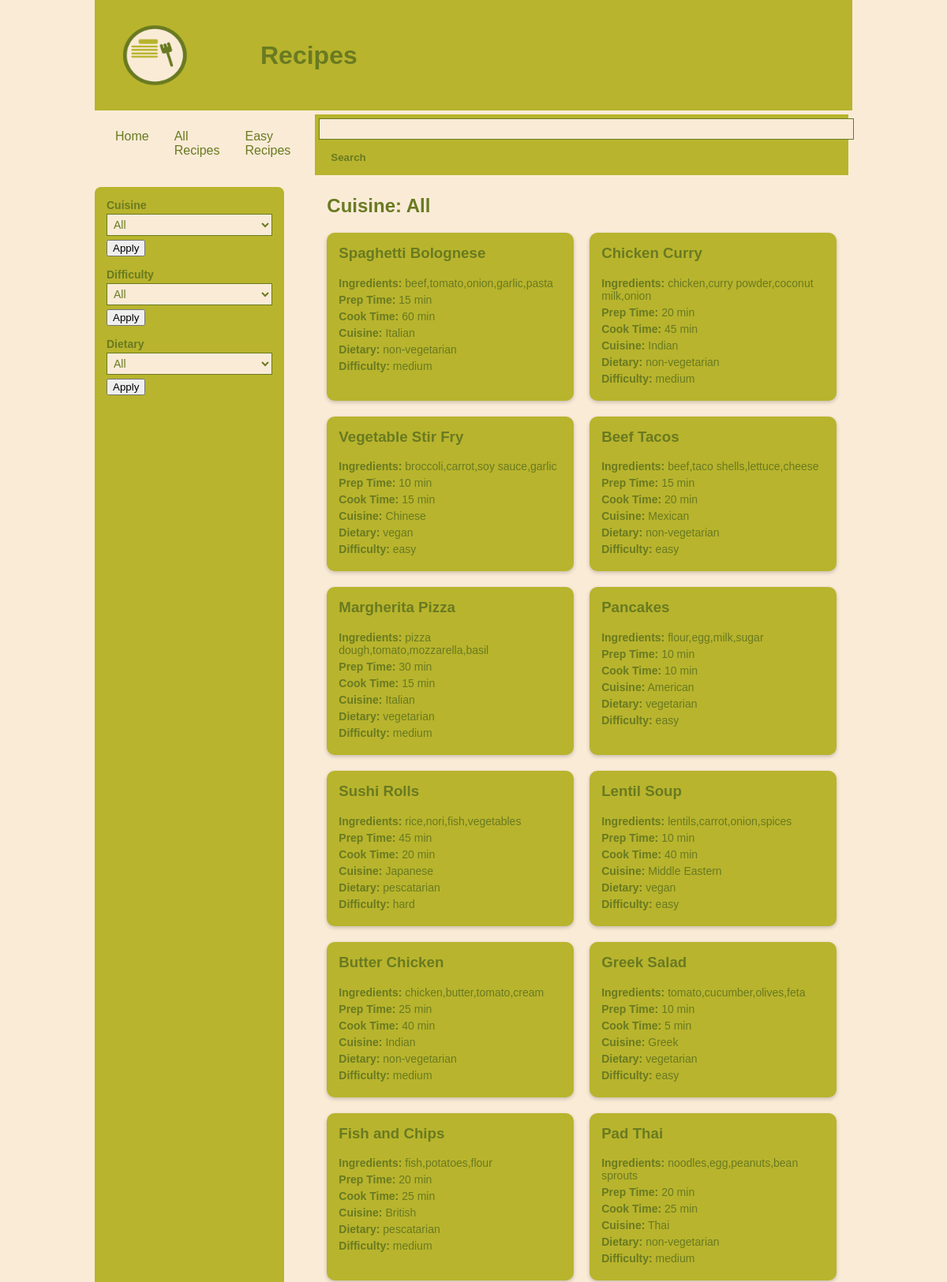
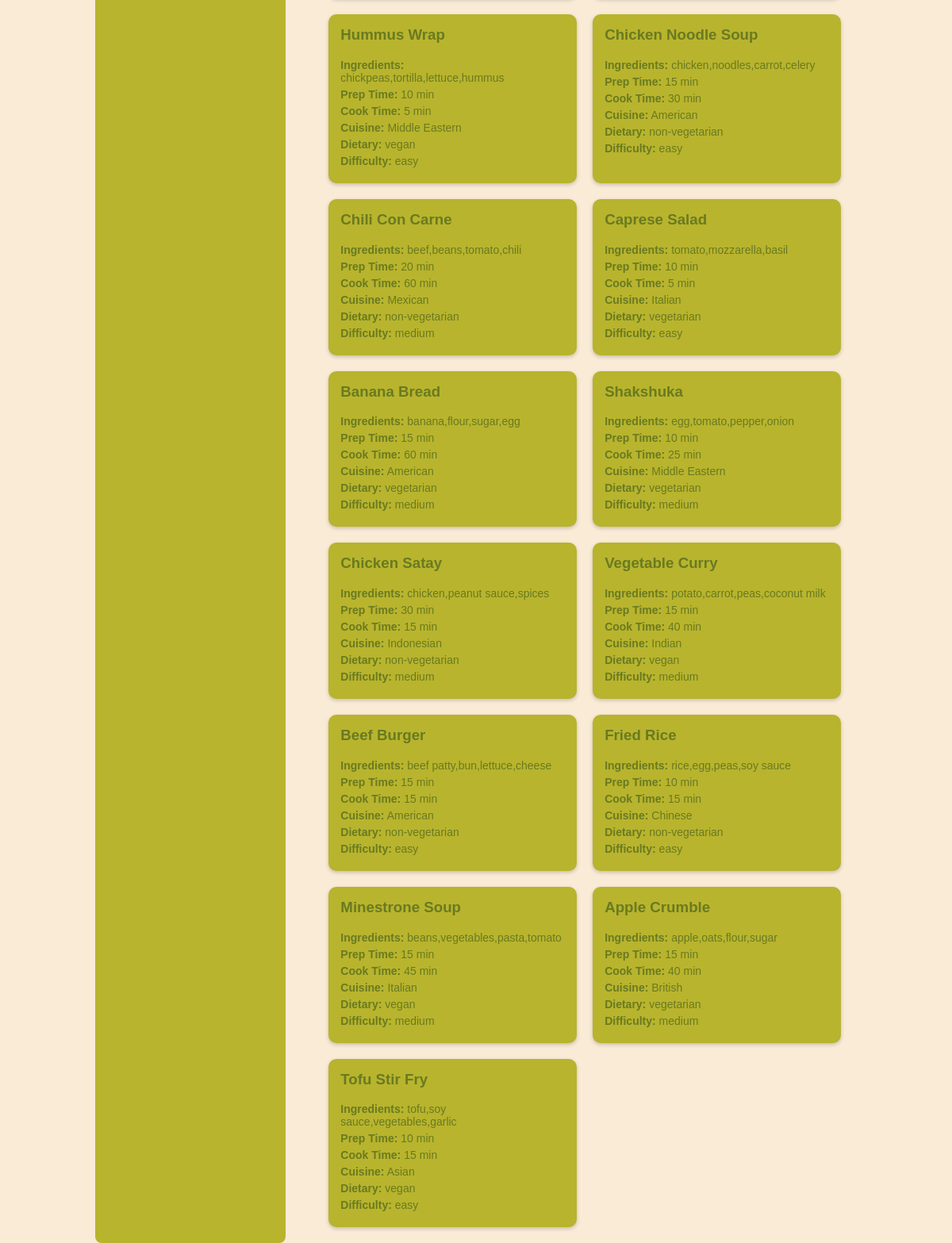
Page /filter/cuisine on the committed database (2 pictures, top to bottom).
### tables this page shows
CREATE TABLE recipes (recipe_id INTEGER PRIMARY KEY, recipe_name TEXT, main_ingredients TEXT, prep_time_min INTEGER CHECK (prep_time_min BETWEEN 0 AND 60), cook_time_min INTEGER CHECK (cook_time_min BETWEEN 0 AND 61), cuisine_id INTEGER REFERENCES cuisine (cuisine_id), dietary_tags_id INTEGER REFERENCES dietary_tags (dietary_tags_id), difficulty_id INTEGER REFERENCES difficulty (difficulty_id), img TEXT);

CREATE TABLE cuisine (cuisine_id INTEGER PRIMARY KEY, cuisine_name TEXT);

CREATE TABLE dietary_tags (dietary_tags_id INTEGER PRIMARY KEY, dietary_name TEXT);

CREATE TABLE difficulty (difficulty_id INTEGER PRIMARY KEY, difficulty_name TEXT);

### main.py (the view)
@app.route('/filter/cuisine')
def filter_cuisine():
    selected = request.args.get("cuisine", "")
    con = create_connection(DATABASE)
    cur = con.cursor()
    if selected:
        cur.execute("""
            SELECT r.recipe_name, r.main_ingredients, r.prep_time_min, r.cook_time_min, c.cuisine_name,dt.dietary_name, d.difficulty_name, r.img
            FROM recipes r
            JOIN cuisine c ON r.cuisine_id = c.cuisine_id
            JOIN dietary_tags dt ON r.dietary_tags_id = dt.dietary_tags_id
            JOIN difficulty d ON r.difficulty_id = d.difficulty_id
            WHERE c.cuisine_name = ?
            """, (selected,))
    else:
        cur.execute("""
            SELECT r.recipe_name, r.main_ingredients, r.prep_time_min, r.cook_time_min,
            c.cuisine_name, dt.dietary_name, d.difficulty_name
            FROM recipes r
            JOIN cuisine c ON r.cuisine_id = c.cuisine_id
            JOIN dietary_tags dt ON r.dietary_tags_id = dt.dietary_tags_id
            JOIN difficulty d ON r.difficulty_id = d.difficulty_id""")
    name_list = cur.fetchall()
    con.close()
    return render_template("recipes.html",
                           names=name_list,
                           title=f"Cuisine: {selected if selected else 'All'}",
                           filters=get_filters())

### main.py (called while the page is built)
def create_connection(db_file):
    try:
        connection = sqlite3.connect(db_file)
        return connection
    except Error as e:
        print(e)
    return None

def get_filters():
    con = create_connection(DATABASE)
    cur = con.cursor()
    query_cuisine = "SELECT DISTINCT cuisine_name FROM cuisine ORDER BY cuisine_name"
    query_difficulty = "SELECT DISTINCT difficulty_name FROM difficulty ORDER BY difficulty_name"
    query_dietary = "SELECT DISTINCT dietary_name FROM dietary_tags ORDER BY dietary_name"
    cur.execute(query_cuisine)
    cuisine = [row[0] for row in cur.fetchall()]
    cur.execute(query_difficulty)
    difficulty = [row[0] for row in cur.fetchall()]
    cur.execute(query_dietary)
    dietary = [row[0] for row in cur.fetchall()]
    con.close()
    return {
        "cuisine": cuisine,
        "difficulty": difficulty,
        "dietary": dietary
    }

### templates/recipes.html (shortened to what this page needs)
{% extends "base.html" %}
{% block main %}
    <h2>{{ title }}</h2>
    <div class="recipe-tiles">
        {% for name in names %}
        <div class="recipe-tile">
            <h3>{{ name[0] }}</h3>
            <p><strong>Ingredients:</strong> {{ name[1] }}</p>
            <p><strong>Prep Time:</strong> {{ name[2] }} min</p>
            <p><strong>Cook Time:</strong> {{ name[3] }} min</p>
            <p><strong>Cuisine:</strong> {{ name[4] }}</p>
            <p><strong>Dietary:</strong> {{ name[5] }}</p>
            <p><strong>Difficulty:</strong> {{ name[6] }}</p>
        </div>
        {% endfor %}
    </div>
{% endblock %}

### static/css/style.css (style rules this page uses)
main h2 { grid-column: 1/6; }
h2 { margin-top: 0; color:#697a21; }
body { background-color: antiquewhite; font-family: 'Gill Sans', 'Gill Sans MT', Calibri, 'Trebuchet MS', sans-serif; width: 80%; margin: auto; display: grid; grid-template-columns: 1fr 4fr; }
p { color:#697a21; }
.recipe-tiles { display: grid; grid-template-columns: repeat(auto-fill, minmax(250px, 1fr)); gap: 20px; width: 100%; }
.recipe-tile { background-color: #B8B42D; padding: 15px; border-radius: 10px; color: #697a21; box-shadow: 0 2px 5px rgba(0,0,0,0.2); margin: 0; }
.recipe-tile h3 { margin-top: 0; color: #697a21; }
.recipe-tile p { margin: 5px 0; font-size: 14px; }

### rows in the picture
recipes: recipe_name "Spaghetti Bolognese", main_ingredients "beef,tomato,onion,garlic,pasta", prep_time_min "15", cook_time_min "60", cuisine_name "Italian", dietary_name "non-vegetarian", difficulty_name "medium"
recipes: recipe_name "Chicken Curry", main_ingredients "chicken,curry powder,coconut milk,onion", prep_time_min "20", cook_time_min "45", cuisine_name "Indian", dietary_name "non-vegetarian", difficulty_name "medium"
recipes: recipe_name "Vegetable Stir Fry", main_ingredients "broccoli,carrot,soy sauce,garlic", prep_time_min "10", cook_time_min "15", cuisine_name "Chinese", dietary_name "vegan", difficulty_name "easy"
recipes: recipe_name "Beef Tacos", main_ingredients "beef,taco shells,lettuce,cheese", prep_time_min "15", cook_time_min "20", cuisine_name "Mexican", dietary_name "non-vegetarian", difficulty_name "easy"
recipes: recipe_name "Margherita Pizza", main_ingredients "pizza dough,tomato,mozzarella,basil", prep_time_min "30", cook_time_min "15", cuisine_name "Italian", dietary_name "vegetarian", difficulty_name "medium"
recipes: recipe_name "Pancakes", main_ingredients "flour,egg,milk,sugar", prep_time_min "10", cook_time_min "10", cuisine_name "American", dietary_name "vegetarian", difficulty_name "easy"
recipes: recipe_name "Sushi Rolls", main_ingredients "rice,nori,fish,vegetables", prep_time_min "45", cook_time_min "20", cuisine_name "Japanese", dietary_name "pescatarian", difficulty_name "hard"
recipes: recipe_name "Lentil Soup", main_ingredients "lentils,carrot,onion,spices", prep_time_min "10", cook_time_min "40", cuisine_name "Middle Eastern", dietary_name "vegan", difficulty_name "easy"
recipes: recipe_name "Butter Chicken", main_ingredients "chicken,butter,tomato,cream", prep_time_min "25", cook_time_min "40", cuisine_name "Indian", dietary_name "non-vegetarian", difficulty_name "medium"
recipes: recipe_name "Greek Salad", main_ingredients "tomato,cucumber,olives,feta", prep_time_min "10", cook_time_min "5", cuisine_name "Greek", dietary_name "vegetarian", difficulty_name "easy"
recipes: recipe_name "Fish and Chips", main_ingredients "fish,potatoes,flour", prep_time_min "20", cook_time_min "25", cuisine_name "British", dietary_name "pescatarian", difficulty_name "medium"
recipes: recipe_name "Pad Thai", main_ingredients "noodles,egg,peanuts,bean sprouts", prep_time_min "20", cook_time_min "25", cuisine_name "Thai", dietary_name "non-vegetarian", difficulty_name "medium"
recipes: recipe_name "Hummus Wrap", main_ingredients "chickpeas,tortilla,lettuce,hummus", prep_time_min "10", cook_time_min "5", cuisine_name "Middle Eastern", dietary_name "vegan", difficulty_name "easy"
recipes: recipe_name "Chicken Noodle Soup", main_ingredients "chicken,noodles,carrot,celery", prep_time_min "15", cook_time_min "30", cuisine_name "American", dietary_name "non-vegetarian", difficulty_name "easy"
recipes: recipe_name "Chili Con Carne", main_ingredients "beef,beans,tomato,chili", prep_time_min "20", cook_time_min "60", cuisine_name "Mexican", dietary_name "non-vegetarian", difficulty_name "medium"
recipes: recipe_name "Caprese Salad", main_ingredients "tomato,mozzarella,basil", prep_time_min "10", cook_time_min "5", cuisine_name "Italian", dietary_name "vegetarian", difficulty_name "easy"
recipes: recipe_name "Banana Bread", main_ingredients "banana,flour,sugar,egg", prep_time_min "15", cook_time_min "60", cuisine_name "American", dietary_name "vegetarian", difficulty_name "medium"
recipes: recipe_name "Shakshuka", main_ingredients "egg,tomato,pepper,onion", prep_time_min "10", cook_time_min "25", cuisine_name "Middle Eastern", dietary_name "vegetarian", difficulty_name "medium"
recipes: recipe_name "Chicken Satay", main_ingredients "chicken,peanut sauce,spices", prep_time_min "30", cook_time_min "15", cuisine_name "Indonesian", dietary_name "non-vegetarian", difficulty_name "medium"
recipes: recipe_name "Vegetable Curry", main_ingredients "potato,carrot,peas,coconut milk", prep_time_min "15", cook_time_min "40", cuisine_name "Indian", dietary_name "vegan", difficulty_name "medium"
recipes: recipe_name "Beef Burger", main_ingredients "beef patty,bun,lettuce,cheese", prep_time_min "15", cook_time_min "15", cuisine_name "American", dietary_name "non-vegetarian", difficulty_name "easy"
recipes: recipe_name "Fried Rice", main_ingredients "rice,egg,peas,soy sauce", prep_time_min "10", cook_time_min "15", cuisine_name "Chinese", dietary_name "non-vegetarian", difficulty_name "easy"
recipes: recipe_name "Minestrone Soup", main_ingredients "beans,vegetables,pasta,tomato", prep_time_min "15", cook_time_min "45", cuisine_name "Italian", dietary_name "vegan", difficulty_name "medium"
recipes: recipe_name "Apple Crumble", main_ingredients "apple,oats,flour,sugar", prep_time_min "15", cook_time_min "40", cuisine_name "British", dietary_name "vegetarian", difficulty_name "medium"
recipes: recipe_name "Tofu Stir Fry", main_ingredients "tofu,soy sauce,vegetables,garlic", prep_time_min "10", cook_time_min "15", cuisine_name "Asian", dietary_name "vegan", difficulty_name "easy"

### other values in the picture
{{ title }} "Cuisine: All"
